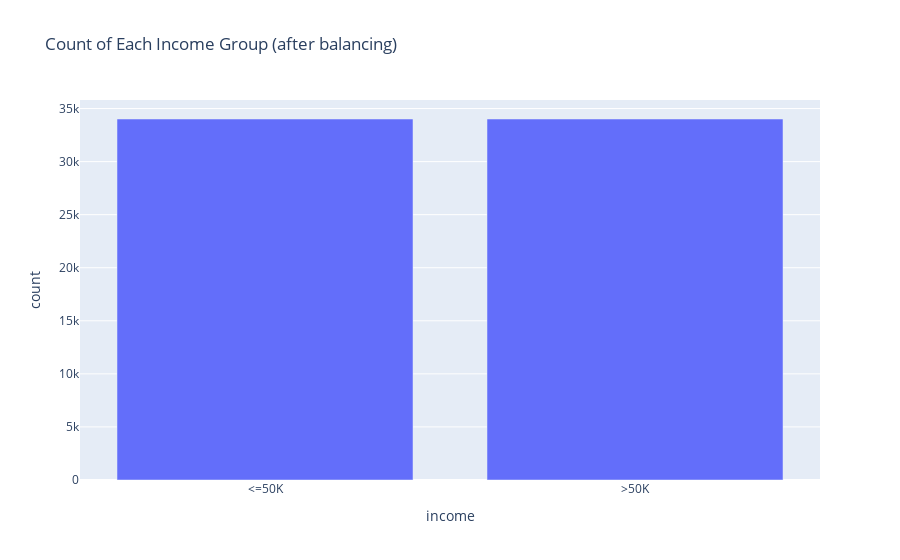

Notebook code for this chart:
### Markdown cell above
Therefore, we can use random duplication of instances in the minority class to make both classes have the same number of instances in our new balanced dataset. This allows us to make the comparison later as to whether using the original dataset or the balanced dataset results in better accuracy for our models.

### Code cell
new_income_count = pd.pivot_table(balanced_df, values='workclass', index='income', aggfunc='count')
new_income_count.rename(columns={'workclass':'count'}, inplace=True)
fig = px.bar(new_income_count, y='count', title='Count of Each Income Group (after balancing)')
fig.show()

### Figure 1 — Plotly figure (JSON) as saved in the notebook; plotly's stock layout.template omitted (floating-point values rounded to 4 significant figures)
{"data": [{"alignmentgroup": "True", "hovertemplate": "income=%{x}<br>count=%{y}<extra></extra>", "legendgroup": "", "marker": {"color": "#636efa", "pattern": {"shape": ""}}, "name": "", "offsetgroup": "", "orientation": "v", "showlegend": false, "textposition": "auto", "type": "bar", "x": ["<=50K", ">50K"], "xaxis": "x", "y": [34014, 34014], "yaxis": "y"}], "layout": {"barmode": "relative", "legend": {"tracegroupgap": 0}, "title": {"text": "Count of Each Income Group (after balancing)"}, "xaxis": {"anchor": "y", "domain": [0, 1], "title": {"text": "income"}}, "yaxis": {"anchor": "x", "domain": [0, 1], "title": {"text": "count"}}}}
